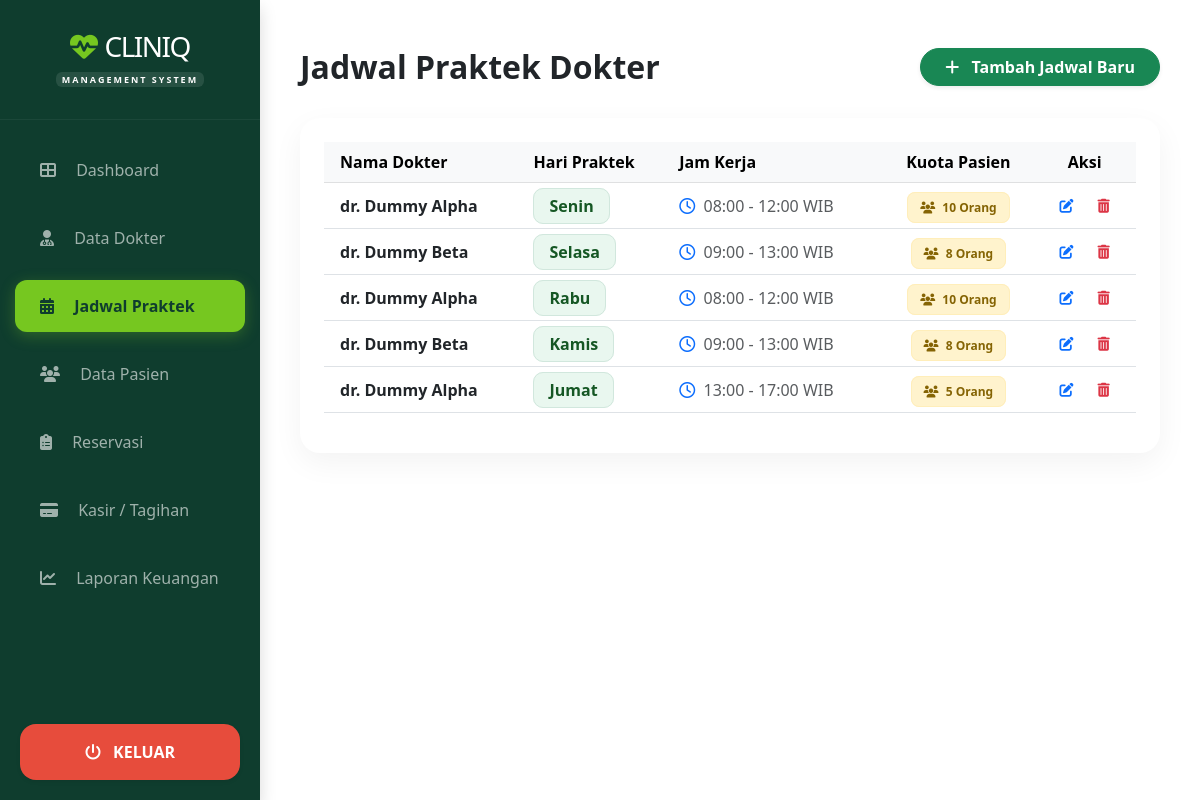
/admin/jadwal.php (signed in), run on the app's committed database.
### tables this page shows
CREATE TABLE jadwal_dokter (
  id_jadwal INT AUTO_INCREMENT PRIMARY KEY,
  id_dokter INT NOT NULL,
  hari VARCHAR(20) NOT NULL,
  jam_mulai TIME NOT NULL,
  jam_selesai TIME NOT NULL,
  kuota INT DEFAULT 10,
  status VARCHAR(20) DEFAULT 'Aktif',
  FOREIGN KEY (id_dokter) REFERENCES dokter(id_dokter) ON DELETE CASCADE
);

CREATE TABLE dokter (
  id_dokter INT AUTO_INCREMENT PRIMARY KEY,
  id_user INT NOT NULL,
  nama_dokter VARCHAR(100) NOT NULL,
  spesialisasi VARCHAR(50),
  FOREIGN KEY (id_user) REFERENCES users(id_user) ON DELETE CASCADE
);

### db.php (called while the page is built, shortened)
<?php
class DbConnection
{
    public function __construct($handle)
    {
        $this->handle = $handle;
    }
}
function db_query(?DbConnection $conn, string $query)
{
    $result = mysqli_query($conn->handle, $query);
    return $result;
}
function db_fetch_assoc($result): ?array
{
    if ($result instanceof mysqli_result) {
        $row = mysqli_fetch_assoc($result);
        return $row === null ? null : $row;
    }
    return null;
}

### admin/jadwal.php (the view, shortened to what this page needs)
<?php
include '../koneksi.php';
?>
<!DOCTYPE html>
<html lang="id">
<head>
    <link href="https://cdn.jsdelivr.net/npm/bootstrap@5.3.0/dist/css/bootstrap.min.css" rel="stylesheet">
    <link rel="stylesheet" href="https://cdnjs.cloudflare.com/ajax/libs/font-awesome/6.4.0/css/all.min.css">
</head>
<body>
<?php include 'sidebar.php'; ?>
<div class="main-content">
        <div class="d-flex justify-content-between align-items-center mb-4">
            <div>
                <h2 class="fw-bold mt-2" style="color: var(--primary);">Jadwal Praktek Dokter</h2>
            </div>
            <a href="tambah_jadwal.php" class="btn btn-success rounded-pill px-4 shadow-sm fw-bold">
                <i class="fas fa-plus me-2"></i> Tambah Jadwal Baru
            </a>
        </div>
        <?php
        $query = "SELECT j.*, d.nama_dokter
                  FROM jadwal_dokter j
                  JOIN dokter d ON j.id_dokter = d.id_dokter
                  ORDER BY CASE hari
                      WHEN 'Senin' THEN 1
                      WHEN 'Selasa' THEN 2
                      WHEN 'Rabu' THEN 3
                      WHEN 'Kamis' THEN 4
                      WHEN 'Jumat' THEN 5
                      WHEN 'Sabtu' THEN 6
                      WHEN 'Minggu' THEN 7
                      ELSE 8
                  END";
        $result = db_query($conn, $query);
        $schedules = [];
        if ($result && db_num_rows($result) > 0) {
            while ($row = db_fetch_assoc($result)) {
                $schedules[] = $row;
            }
        }
        ?>
        <div class="card card-jadwal p-4 d-none d-md-block">
            <div class="table-responsive">
                <table class="table table-hover align-middle">
                    <thead class="table-light">
                        <tr>
                            <th class="ps-3">Nama Dokter</th>
                            <th>Hari Praktek</th>
                            <th>Jam Kerja</th>
                            <th class="text-center">Kuota Pasien</th>
                            <th class="text-center">Aksi</th>
                        </tr>
                    </thead>
                    <tbody>
                        <?php if(!empty($schedules)): ?>
                            <?php foreach($schedules as $row): ?>
                            <tr>
                                <td class="fw-bold text-dark ps-3"><?php echo htmlspecialchars($row['nama_dokter']); ?></td>
                                <td><span class="badge-hari"><?php echo $row['hari']; ?></span></td>
                                <td class="text-muted fw-medium">
                                    <i class="far fa-clock me-1 text-primary"></i>
                                    <?php echo date('H:i', strtotime($row['jam_mulai'])) . " - " . date('H:i', strtotime($row['jam_selesai'])); ?> WIB
                                </td>
                                <td class="text-center">
                                    <span class="badge-kuota"><i class="fas fa-users me-1"></i> <?php echo $row['kuota']; ?> Orang</span>
                                </td>
                                <td class="text-center">
                                    <a href="edit_jadwal.php?id=<?php echo $row['id_jadwal']; ?>" class="btn btn-sm btn-outline-primary border-0 me-1" title="Edit Jadwal">
                                        <i class="fas fa-edit"></i>
                                    </a>
                                    <button onclick="hapusJadwal(<?php echo $row['id_jadwal']; ?>)" class="btn btn-sm btn-outline-danger border-0" title="Hapus Jadwal">
                                        <i class="fas fa-trash-alt"></i>
                                    </button>
                                </td>
                            </tr>
                            <?php endforeach; ?>
                        <?php else: ?>
                            <tr><td colspan='5' class='text-center py-5 text-muted'>Belum ada jadwal yang diatur.</td></tr>
                        <?php endif; ?>
                    </tbody>
                </table>
            </div>
        </div>
    </div>
</body>
</html>

### admin/sidebar.php (shortened to what this page needs)
<?php
$current_page = basename($_SERVER['PHP_SELF']);
?>
<div class="sidebar shadow">
    <div class="logo-area text-center">
        <h3 class="fw-800 mb-0" style="letter-spacing: -1.5px;">
            <i class="fas fa-heartbeat me-2 text-accent" style="color: var(--accent);"></i>CLINIQ
        </h3>
        <span class="badge bg-white bg-opacity-10 text-uppercase small mt-2" style="font-size: 9px; letter-spacing: 2px;">Management System</span>
    </div>
    <div class="sidebar-nav-container">
        <nav class="nav flex-column mt-3">
            <a class="nav-link <?= $current_page == 'index.php' ? 'active' : '' ?>" href="index.php"><i class="fas fa-th-large me-3"></i> Dashboard</a>
            <a class="nav-link <?= $current_page == 'dokter.php' ? 'active' : '' ?>" href="dokter.php"><i class="fas fa-user-md me-3"></i> Data Dokter</a>
            <a class="nav-link <?= $current_page == 'jadwal.php' ? 'active' : '' ?>" href="jadwal.php"><i class="fas fa-calendar-alt me-3"></i> Jadwal Praktek</a>
            <a class="nav-link <?= $current_page == 'pasien.php' ? 'active' : '' ?>" href="pasien.php"><i class="fas fa-users me-3"></i> Data Pasien</a>
            <a class="nav-link <?= $current_page == 'reservasi.php' ? 'active' : '' ?>" href="reservasi.php"><i class="fas fa-clipboard-list me-3"></i> Reservasi</a>
            <a class="nav-link <?= $current_page == 'konfirmasi_pembayaran.php' ? 'active' : '' ?>" href="konfirmasi_pembayaran.php"><i class="fas fa-credit-card me-3"></i> Kasir / Tagihan</a>
            <a class="nav-link <?= $current_page == 'laporan.php' ? 'active' : '' ?>" href="laporan.php"><i class="fas fa-chart-line me-3"></i> Laporan Keuangan</a>
        </nav>
        <div style="margin-top: auto; padding: 20px;">
            <a href="../logout.php" class="btn btn-danger w-100 rounded-4 py-3 fw-bold border-0 shadow-sm text-white" style="background: #e74c3c;">
                <i class="fas fa-power-off me-2"></i> KELUAR
            </a>
        </div>
    </div>
</div>

### admin/jadwal.php (style rules this page uses)
.card-jadwal { border: none; border-radius: 20px; box-shadow: 0 10px 30px rgba(0,0,0,0.05); }
.badge-hari { background: #e9f7ef; color: #155724; border: 1px solid #d1e7dd; padding: 6px 15px; border-radius: 10px; font-weight: 600; }
.badge-kuota { background: #fff3cd; color: #856404; border: 1px solid #ffeeba; padding: 6px 12px; border-radius: 8px; font-weight: 700; font-size: 12px; }

### admin/sidebar.php (style rules this page uses)
:root { --sidebar-bg: #0f3d2e; --accent: #76c720; --bg-light: #f4f7f6; --white: #ffffff; --text-dark: #1a2b23; }
.sidebar { background: var(--sidebar-bg); height: 100vh; color: white; position: fixed; width: 260px; transition: all 0.3s; z-index: 1000; top: 0; left: 0; display: flex; flex-direction: column; }
.sidebar-nav-container { flex-grow: 1; overflow-y: auto; display: flex; flex-direction: column; }
.sidebar .logo-area { padding: 30px 20px; border-bottom: 1px solid rgba(255,255,255,0.05); }
.nav-link { color: rgba(255,255,255,0.6); padding: 14px 25px; border-radius: 12px; margin: 8px 15px; font-weight: 500; transition: all 0.3s ease; text-decoration: none; display: block; }
.nav-link.active { background: var(--accent) !important; color: var(--sidebar-bg) !important; font-weight: 700; box-shadow: 0 4px 15px rgba(118, 199, 32, 0.3); }
.main-content { margin-left: 260px; padding: 40px; transition: all 0.3s; }

### data on the page
jadwal_dokter: id_dokter.nama_dokter "dr. Dummy Alpha", hari "Senin", jam_mulai "08:00", jam_selesai "12:00", kuota "10"
jadwal_dokter: id_dokter.nama_dokter "dr. Dummy Beta", hari "Selasa", jam_mulai "09:00", jam_selesai "13:00", kuota "8"
jadwal_dokter: id_dokter.nama_dokter "dr. Dummy Alpha", hari "Rabu", jam_mulai "08:00", jam_selesai "12:00", kuota "10"
jadwal_dokter: id_dokter.nama_dokter "dr. Dummy Beta", hari "Kamis", jam_mulai "09:00", jam_selesai "13:00", kuota "8"
jadwal_dokter: id_dokter.nama_dokter "dr. Dummy Alpha", hari "Jumat", jam_mulai "13:00", jam_selesai "17:00", kuota "5"
